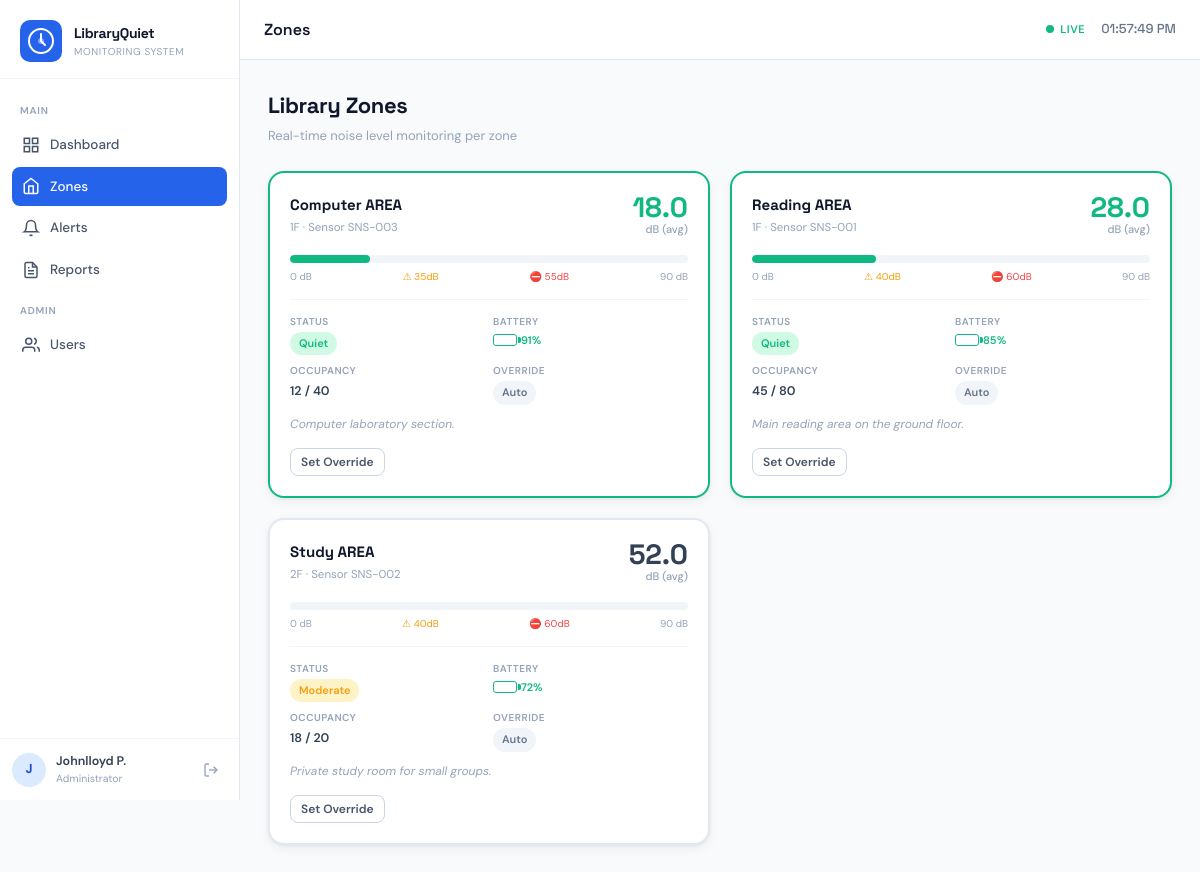
The page /zones.php (signed in) on the database its author committed.
### tables this page shows
CREATE TABLE IF NOT EXISTS zones (
  id              VARCHAR(20)  PRIMARY KEY,
  name            VARCHAR(100) NOT NULL,
  floor           VARCHAR(10)  NOT NULL,
  capacity        INT          NOT NULL DEFAULT 50,
  occupied        INT          NOT NULL DEFAULT 0,
  level           DECIMAL(5,2) NOT NULL DEFAULT 0,
  warn_threshold  INT          NOT NULL DEFAULT 40,
  crit_threshold  INT          NOT NULL DEFAULT 60,
  sensor          VARCHAR(20)  NOT NULL,
  status          ENUM('active','inactive') NOT NULL DEFAULT 'active',
  battery         INT          NOT NULL DEFAULT 80,
  manual_override TINYINT(1)   NOT NULL DEFAULT 0,
  description     TEXT,
  updated_at      TIMESTAMP DEFAULT CURRENT_TIMESTAMP ON UPDATE CURRENT_TIMESTAMP
);

### includes/config.php (called while the page is built, shortened)
<?php
function hasRole(string ...$roles): bool {
    $userRole = $_SESSION['user']['role'] ?? '';
    return in_array($userRole, $roles, true);
}
function noiseStatus(float $db): string {
    if ($db < NOISE_SAFE)     return 'safe';
    if ($db < NOISE_WARNING)  return 'warning';
    return 'critical';
}
function noiseLabel(float $db): string {
    if ($db < NOISE_SAFE)     return 'Quiet';
    if ($db < NOISE_WARNING)  return 'Moderate';
    return 'Loud';
}

### zones.php (the view, shortened to what this page needs)
<?php
require_once __DIR__ . '/includes/config.php';
$db = getDB();
$zones = $db->query('SELECT * FROM zones ORDER BY floor, name')->fetchAll();
include __DIR__ . '/includes/layout.php';
?>
<div class="page-header">
    <div>
        <h1>Library Zones</h1>
        <p>Real-time noise level monitoring per zone</p>
    </div>
</div>
<div class="zones-grid">
<?php foreach ($zones as $z):
    $status = noiseStatus($z['level']);
    $pct    = min(($z['level'] / 90) * 100, 100);
    $bat    = (int)$z['battery'];
    $batClass = $bat > 60 ? 'high' : ($bat > 30 ? 'mid' : 'low');
?>
<div class="zone-card zone-<?= $status ?>" data-zone="<?= $z['id'] ?>" data-last-status="<?= $status ?>">
    <div class="zone-card-header">
        <div>
            <div class="zone-name"><?= htmlspecialchars($z['name']) ?></div>
            <div class="zone-floor"><?= htmlspecialchars($z['floor']) ?> · Sensor <?= htmlspecialchars($z['sensor']) ?></div>
        </div>
        <div class="zone-db-display">
            <div class="zone-db-num <?= $status ?>"><?= number_format($z['level'], 1) ?></div>
            <div class="zone-db-unit">dB (avg)</div>
        </div>
    </div>
    <div class="zone-progress">
        <div class="zone-prog-bar">
            <div class="zone-prog-fill <?= $status ?>"
                 style="width:0"
                 data-pct="<?= round($pct, 1) ?>"></div>
        </div>
        <div class="zone-thresholds">
            <span>0 dB</span>
            <span style="color:var(--warn)">⚠ <?= $z['warn_threshold'] ?>dB</span>
            <span style="color:var(--crit)">⛔ <?= $z['crit_threshold'] ?>dB</span>
            <span>90 dB</span>
        </div>
    </div>
    <div class="zone-meta">
        <div class="zone-meta-item">
            <span class="zone-meta-label">Status</span>
            <span class="zone-meta-val">
                <span class="badge badge-<?= $status === 'safe' ? 'safe' : ($status === 'warning' ? 'warn' : 'crit') ?>">
                    <?= noiseLabel($z['level']) ?>
                </span>
            </span>
        </div>
        <div class="zone-meta-item">
            <span class="zone-meta-label">Battery</span>
            <span class="zone-meta-val">
                <span class="battery <?= $batClass ?>">
                    <span class="battery-bar">
                    </span>
                    <?= $bat ?>%
                </span>
            </span>
        </div>
        <div class="zone-meta-item">
            <span class="zone-meta-label">Occupancy</span>
            <span class="zone-meta-val"><?= $z['occupied'] ?> / <?= $z['capacity'] ?></span>
        </div>
        <div class="zone-meta-item">
            <span class="zone-meta-label">Override</span>
            <span class="zone-meta-val">
                <?php if ($z['manual_override']): ?>
                <span class="badge badge-warn">Manual</span>
                <?php else: ?>
                <span class="badge badge-gray">Auto</span>
                <?php endif; ?>
            </span>
        </div>
    </div>
    <?php if ($z['description']): ?>
    <div style="font-size:12px;color:var(--gray-400);margin-top:10px;font-style:italic;">
        <?= htmlspecialchars($z['description']) ?>
    </div>
    <?php endif; ?>
    <?php if (hasRole('Administrator', 'Library Manager')): ?>
    <div class="zone-actions">
        <button class="btn btn-outline btn-sm"
                onclick="openOverrideModal('<?= $z['id'] ?>', '<?= addslashes($z['name']) ?>', <?= $z['level'] ?>)">
            Set Override
        </button>
    </div>
    <?php endif; ?>
</div>
<?php endforeach; ?>
</div>
<?php
include __DIR__ . '/includes/layout_footer.php';
?>

### css/main.css (style rules this page uses)
*, *::before, *::after { box-sizing: border-box; margin: 0; padding: 0; }
:root { --blue-50: #eff6ff; --blue-100: #dbeafe; --blue-200: #bfdbfe; --blue-400: #60a5fa; --blue-500: #3b82f6; --blue-600: #2563eb; --blue-700: #1d4ed8; --blue-900: #1e3a8a; --gray-50: #f8fafc; --gray-100: #f1f5f9; --gray-200: #e2e8f0; --gray-300: #cbd5e1; --gray-400: #94a3b8; --gray-500: #64748b; --gray-600: #475569; --gray-700: #334155; --gray-900: #0f172a; --safe: #10b981; --safe-bg: #d1fae5; --warn: #f59e0b; --warn-bg: #fef3c7; --crit: #ef4444; --crit-bg: #fee2e2; --sidebar-w: 240px; --topbar-h: 60px; --radius: 10px; --radius-lg: 16px; --shadow: 0 1px 3px rgba(0,0,0,.06), 0 4px 12px rgba(0,0,0,.05); --shadow-md: 0 4px 16px rgba(37,99,235,.12); --font-body: 'DM Sans', sans-serif; --font-head: 'Space Grotesk', sans-serif; }
html, body { font-family: var(--font-body); font-size: 14px; background: var(--gray-50); color: var(--gray-700); min-height: 100vh; line-height: 1.6; }
.page-header { display: flex; align-items: flex-start; justify-content: space-between; margin-bottom: 24px; gap: 16px; }
.page-header h1 { font-family: var(--font-head); font-size: 22px; font-weight: 700; color: var(--gray-900); letter-spacing: -.4px; }
.page-header p { font-size: 13px; color: var(--gray-400); margin-top: 3px; }
.badge { display: inline-flex; align-items: center; gap: 4px; padding: 3px 9px; border-radius: 100px; font-size: 11px; font-weight: 600; white-space: nowrap; }
.badge-safe { background: var(--safe-bg); color: var(--safe); }
.badge-warn { background: var(--warn-bg); color: var(--warn); }
.badge-gray { background: var(--gray-100); color: var(--gray-500); }
.btn { display: inline-flex; align-items: center; gap: 6px; padding: 8px 16px; border-radius: 8px; font-size: 13px; font-weight: 600; font-family: var(--font-body); cursor: pointer; border: none; text-decoration: none; transition: all .15s; white-space: nowrap; }
.btn-outline { background: transparent; color: var(--gray-600); border: 1px solid var(--gray-300); }
.btn-sm { padding: 5px 10px; font-size: 12px; }

### css/components.css (style rules this page uses)
.zones-grid { display: grid; grid-template-columns: repeat(auto-fill, minmax(300px, 1fr)); gap: 20px; margin-bottom: 24px; }
.zone-card { background: #fff; border: 2px solid var(--gray-200); border-radius: var(--radius-lg); padding: 20px; box-shadow: var(--shadow); transition: all .2s; position: relative; overflow: hidden; }
.zone-card.zone-safe { border-color: var(--safe); }
.zone-card-header { display: flex; align-items: flex-start; justify-content: space-between; margin-bottom: 16px; }
.zone-name { font-family: var(--font-head); font-size: 15px; font-weight: 700; color: var(--gray-900); }
.zone-floor { font-size: 11.5px; color: var(--gray-400); margin-top: 2px; }
.zone-db-display { text-align: right; }
.zone-db-num { font-family: var(--font-head); font-size: 28px; font-weight: 700; line-height: 1; }
.zone-db-unit { font-size: 11px; color: var(--gray-400); font-weight: 500; }
.zone-db-num.safe { color: var(--safe); }
.zone-progress { margin: 14px 0; }
.zone-prog-bar { height: 8px; background: var(--gray-100); border-radius: 4px; overflow: hidden; position: relative; margin-bottom: 6px; }
.zone-prog-fill { height: 100%; border-radius: 4px; transition: width .8s cubic-bezier(.4,0,.2,1); }
.zone-prog-fill.safe { background: var(--safe); }
.zone-thresholds { display: flex; justify-content: space-between; font-size: 10px; color: var(--gray-400); }
.zone-meta { display: grid; grid-template-columns: 1fr 1fr; gap: 8px; margin-top: 14px; padding-top: 14px; border-top: 1px solid var(--gray-100); }
.zone-meta-item { display: flex; flex-direction: column; gap: 2px; }
.zone-meta-label { font-size: 10px; text-transform: uppercase; letter-spacing: .5px; color: var(--gray-400); font-weight: 600; }
.zone-meta-val { font-size: 12.5px; font-weight: 600; color: var(--gray-700); }
.zone-actions { display: flex; gap: 8px; margin-top: 14px; }
.battery { display: inline-flex; align-items: center; gap: 4px; font-size: 11px; font-weight: 600; }
.battery-bar { width: 24px; height: 12px; border: 1.5px solid currentColor; border-radius: 3px; padding: 1.5px; position: relative; }
.battery-bar::after { content: ''; position: absolute; right: -5px; top: 50%; transform: translateY(-50%); width: 3px; height: 6px; background: currentColor; border-radius: 0 2px 2px 0; }
.battery.high { color: var(--safe); }

### rows shown on the page
zones: name "Computer AREA", floor "1F", sensor "SNS-003", level "18.0", warn_threshold "35", crit_threshold "55", level "Quiet", battery "91", occupied "12", capacity "40", manual_override "Auto", description "Computer laboratory section."
zones: name "Reading AREA", floor "1F", sensor "SNS-001", level "28.0", warn_threshold "40", crit_threshold "60", level "Quiet", battery "85", occupied "45", capacity "80", manual_override "Auto", description "Main reading area on the ground floor."
zones: name "Study AREA", floor "2F", sensor "SNS-002", level "52.0", warn_threshold "40", crit_threshold "60", level "Moderate", battery "72", occupied "18", capacity "20", manual_override "Auto", description "Private study room for small groups."

### other values the page prints
substr($user['name'] ?? 'U', 0, 1) "J"
$user['name'] "Johnlloyd P."
$role "Administrator"
$pageTitle "Zones"
